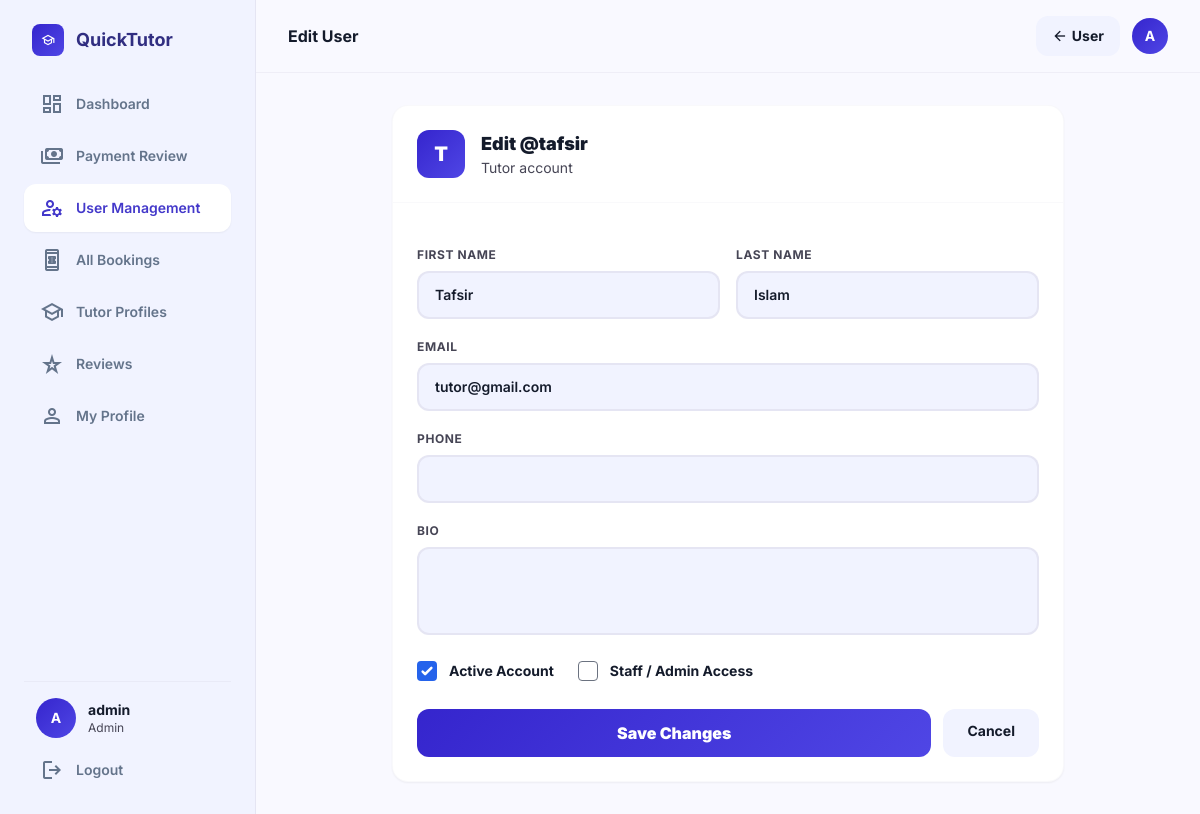
Screenshot of /admin-panel/users/2/edit/ (signed in) with the database file from the repository.
### accounts/models.py (models this page shows, shortened)
class User(AbstractUser):
    ROLE_CHOICES = (
        ('student', 'Student'),
        ('tutor', 'Tutor'),
    )
    role = models.CharField(max_length=10, choices=ROLE_CHOICES)
    avatar = models.ImageField(upload_to='avatars/', blank=True, null=True)
    phone = models.CharField(max_length=20, blank=True, null=True)
    bio = models.TextField(blank=True, null=True)

### quick_tutor/admin_views.py (the view)
    def wrapper(request, *args, **kwargs):
        if not request.user.is_authenticated:
            return redirect('login')
        if not (request.user.is_superuser or request.user.is_staff):
            messages.error(request, 'Access denied. Admin only.')
            return redirect('home')
        return view_fn(request, *args, **kwargs)

### quick_tutor/admin_views.py (called while the page is built, shortened)
def superuser_required(view_fn):
    def wrapper(request, *args, **kwargs):
        if not request.user.is_authenticated:
            return redirect('login')
        if not (request.user.is_superuser or request.user.is_staff):
            messages.error(request, 'Access denied. Admin only.')
            return redirect('home')
        return view_fn(request, *args, **kwargs)
    wrapper.__name__ = view_fn.__name__
    return wrapper

@superuser_required
def admin_user_edit(request, pk):
    user = get_object_or_404(User, pk=pk)
    return render(request, 'admin_panel/user_edit.html', {'target_user': user})

### templates/admin_panel/user_edit.html (shortened to what this page needs)
{% extends 'base/luminary_base.html' %}
{% block page_title %}Edit User{% endblock %}
{% block nav_admin_users %}bg-white text-indigo-700 shadow-sm{% endblock %}
{% block topbar_action %}
<a href="/admin-panel/users/{{ target_user.id }}/" class="px-4 py-2 bg-surface-low hover:bg-surface-high font-bold rounded-xl text-sm transition-all flex items-center gap-1">
  <span class="material-symbols-outlined text-base">arrow_back</span> User
</a>
{% endblock %}
{% block content %}
<div class="max-w-2xl mx-auto">
  <div class="bg-white rounded-2xl border border-outline/10 shadow-sm overflow-hidden">
    <div class="p-6 border-b border-outline/10 flex items-center gap-4">
      <div class="w-12 h-12 rounded-xl grad flex items-center justify-center text-white text-xl font-black">{{ target_user.username|first|upper }}</div>
      <div>
        <h2 class="font-black text-lg">Edit @{{ target_user.username }}</h2>
        <p class="text-sm text-on-muted">{{ target_user.role|capfirst }} account</p>
      </div>
    </div>
    <form method="POST" class="p-6 space-y-5">
      <div class="grid grid-cols-2 gap-4">
        <div>
          <label class="block text-xs font-bold uppercase tracking-wider text-on-muted mb-2">First Name</label>
          <input type="text" name="first_name" value="{{ target_user.first_name }}"
            class="w-full px-4 py-3 bg-surface-low border-2 border-outline/30 rounded-xl text-sm font-semibold focus:border-indigo-500 focus:bg-white outline-none transition-all">
        </div>
        <div>
          <label class="block text-xs font-bold uppercase tracking-wider text-on-muted mb-2">Last Name</label>
          <input type="text" name="last_name" value="{{ target_user.last_name }}"
            class="w-full px-4 py-3 bg-surface-low border-2 border-outline/30 rounded-xl text-sm font-semibold focus:border-indigo-500 focus:bg-white outline-none transition-all">
        </div>
      </div>
      <div>
        <label class="block text-xs font-bold uppercase tracking-wider text-on-muted mb-2">Email</label>
        <input type="email" name="email" value="{{ target_user.email }}"
          class="w-full px-4 py-3 bg-surface-low border-2 border-outline/30 rounded-xl text-sm font-semibold focus:border-indigo-500 focus:bg-white outline-none transition-all">
      </div>
      <div>
        <label class="block text-xs font-bold uppercase tracking-wider text-on-muted mb-2">Phone</label>
        <input type="text" name="phone" value="{{ target_user.phone|default:'' }}"
          class="w-full px-4 py-3 bg-surface-low border-2 border-outline/30 rounded-xl text-sm font-semibold focus:border-indigo-500 focus:bg-white outline-none transition-all">
      </div>
      <div>
        <label class="block text-xs font-bold uppercase tracking-wider text-on-muted mb-2">Bio</label>
        <textarea name="bio" rows="3"
          class="w-full px-4 py-3 bg-surface-low border-2 border-outline/30 rounded-xl text-sm font-semibold focus:border-indigo-500 focus:bg-white outline-none transition-all resize-none">{{ target_user.bio|default:'' }}</textarea>
      </div>
      <div class="flex gap-6">
        <label class="flex items-center gap-3 cursor-pointer">
          <input type="checkbox" name="is_active" {% if target_user.is_active %}checked{% endif %}
            class="w-5 h-5 rounded accent-indigo-600">
          <span class="text-sm font-bold">Active Account</span>
        </label>
        <label class="flex items-center gap-3 cursor-pointer">
          <input type="checkbox" name="is_staff" {% if target_user.is_staff %}checked{% endif %}
            class="w-5 h-5 rounded accent-indigo-600">
          <span class="text-sm font-bold">Staff / Admin Access</span>
        </label>
      </div>
      <div class="flex gap-3 pt-2">
        <button type="submit" class="flex-1 py-3 grad text-white font-black rounded-xl hover:opacity-90 transition-all">Save Changes</button>
        <a href="/admin-panel/users/{{ target_user.id }}/" class="px-6 py-3 bg-surface-low text-on-surface font-bold rounded-xl hover:bg-surface-high transition-all text-sm">Cancel</a>
      </div>
    </form>
  </div>
</div>
{% endblock %}

### templates/base/luminary_base.html (shortened to what this page needs)
<!DOCTYPE html>
{% load static %}
<html lang="en">
<head>
<script src="https://cdn.tailwindcss.com?plugins=forms,container-queries"></script>
</head>
<body class="bg-surface text-on-surface min-h-screen">
<div class="flex min-h-screen">
<aside class="hidden md:flex h-screen w-64 flex-col p-6 space-y-6 bg-surface-low sticky top-0 border-r border-outline/30">
  <a href="/" class="flex items-center gap-3 px-2">
    <div class="w-8 h-8 rounded-lg grad flex items-center justify-center text-white flex-shrink-0">
      <span class="material-symbols-outlined text-sm">school</span>
    </div>
    <span class="text-lg font-bold text-indigo-900">QuickTutor</span>
  </a>
  <nav class="space-y-1 flex-1">
    <a href="/dashboard/" class="flex items-center gap-3 px-4 py-3 {% block nav_dashboard %}text-slate-500 hover:text-indigo-600 hover:bg-white/60{% endblock %} rounded-xl text-sm font-semibold transition-all hover:translate-x-1">
      <span class="material-symbols-outlined">dashboard</span> Dashboard
    </a>
    {% if user.is_superuser or user.is_staff %}
    <a href="/payments/manage/" class="flex items-center gap-3 px-4 py-3 {% block nav_pay_admin %}text-slate-500 hover:text-indigo-600 hover:bg-white/60{% endblock %} rounded-xl text-sm font-semibold transition-all hover:translate-x-1">
      <span class="material-symbols-outlined">payments</span> Payment Review
    </a>
    <a href="/admin-panel/users/" class="flex items-center gap-3 px-4 py-3 {% block nav_admin_users %}text-slate-500 hover:text-indigo-600 hover:bg-white/60{% endblock %} rounded-xl text-sm font-semibold transition-all hover:translate-x-1">
      <span class="material-symbols-outlined">manage_accounts</span> User Management
    </a>
    <a href="/admin-panel/bookings/" class="flex items-center gap-3 px-4 py-3 {% block nav_all_bookings %}text-slate-500 hover:text-indigo-600 hover:bg-white/60{% endblock %} rounded-xl text-sm font-semibold transition-all hover:translate-x-1">
      <span class="material-symbols-outlined">book_online</span> All Bookings
    </a>
    <a href="/admin-panel/tutors/" class="flex items-center gap-3 px-4 py-3 {% block nav_admin_tutors %}text-slate-500 hover:text-indigo-600 hover:bg-white/60{% endblock %} rounded-xl text-sm font-semibold transition-all hover:translate-x-1">
      <span class="material-symbols-outlined">school</span> Tutor Profiles
    </a>
    <a href="/admin-panel/reviews/" class="flex items-center gap-3 px-4 py-3 {% block nav_admin_reviews %}text-slate-500 hover:text-indigo-600 hover:bg-white/60{% endblock %} rounded-xl text-sm font-semibold transition-all hover:translate-x-1">
      <span class="material-symbols-outlined">star_rate</span> Reviews
    </a>
    {% endif %}
    <a href="/accounts/profile/" class="flex items-center gap-3 px-4 py-3 {% block nav_profile %}text-slate-500 hover:text-indigo-600 hover:bg-white/60{% endblock %} rounded-xl text-sm font-semibold transition-all hover:translate-x-1">
      <span class="material-symbols-outlined">person</span> My Profile
    </a>
  </nav>
  <div class="border-t border-outline/20 pt-4">
    <div class="flex items-center gap-3 px-3 mb-3">
      {% if user.avatar %}
        <img src="{{ user.avatar.url }}" alt="{{ user.username }}"
             class="w-10 h-10 rounded-full object-cover flex-shrink-0 border-2 border-outline/20">
      {% else %}
        <div class="w-10 h-10 rounded-full grad flex items-center justify-center text-white font-bold text-sm flex-shrink-0">
          {{ user.username|upper|first }}
        </div>
      {% endif %}
      <div class="min-w-0">
        <p class="text-sm font-bold truncate">{{ user.get_full_name|default:user.username }}</p>
        <p class="text-xs text-on-muted capitalize">{% if user.is_superuser or user.is_staff %}Admin{% else %}{{ user.role }}{% endif %}</p>
      </div>
    </div>
    <a href="/accounts/logout/" class="flex items-center gap-3 px-4 py-2 text-slate-500 hover:text-red-500 text-sm font-semibold rounded-xl transition-all">
      <span class="material-symbols-outlined">logout</span> Logout
    </a>
  </div>
</aside>
<main class="flex-1 min-h-screen overflow-y-auto pb-20 md:pb-0">
  <header class="sticky top-0 z-50 bg-surface/90 backdrop-blur border-b border-outline/20 flex items-center justify-between px-6 md:px-8 py-4">
    <div class="flex items-center gap-3">
      <h1 class="text-base font-bold text-on-surface">{% block page_title %}QuickTutor{% endblock %}</h1>
    </div>
    <div class="flex items-center gap-3">
      {% block topbar_action %}{% endblock %}
      <a href="/accounts/profile/" class="flex-shrink-0">
        {% if user.avatar %}
          <img src="{{ user.avatar.url }}" alt="{{ user.username }}"
               class="w-9 h-9 rounded-full object-cover border-2 border-outline/20 hover:ring-2 hover:ring-primary transition-all">
        {% else %}
          <div class="w-9 h-9 grad rounded-full flex items-center justify-center text-white font-bold text-sm hover:opacity-90 transition-all">
            {{ user.username|upper|first }}
          </div>
        {% endif %}
      </a>
    </div>
  </header>
  <div class="px-6 md:px-8 py-6 md:py-8 max-w-screen-xl mx-auto">
    {% block content %}{% endblock %}
  </div>
</main>
</div>
</body>
</html>

### rows the page displays
User: username|first "A", get_full_name "admin"
User: username|first "T", username "tafsir", role "Tutor", first_name "Tafsir", last_name "Islam", email "tutor@gmail.com", is_active "☑"
